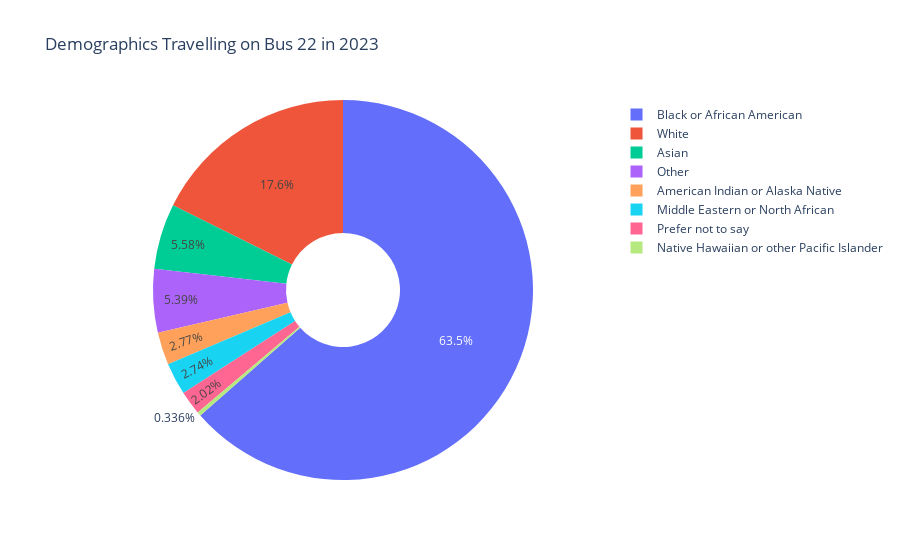
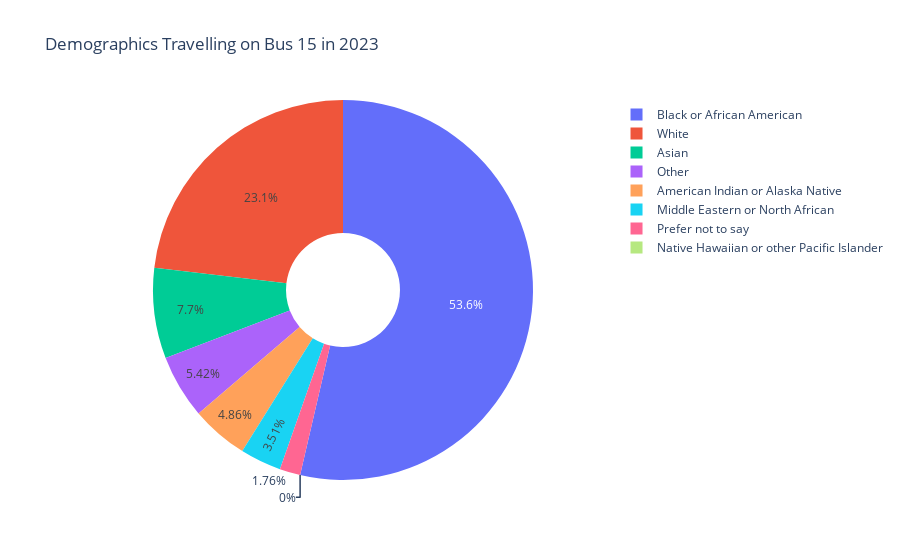
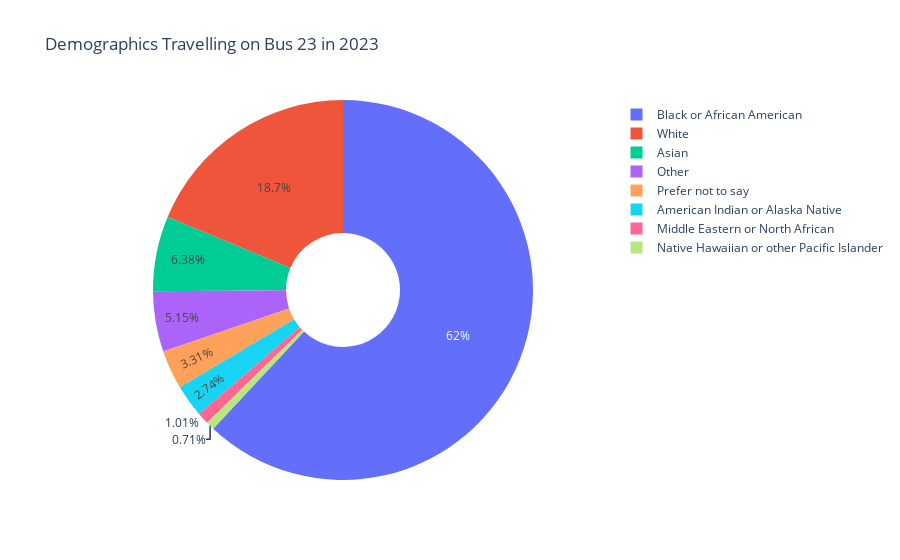
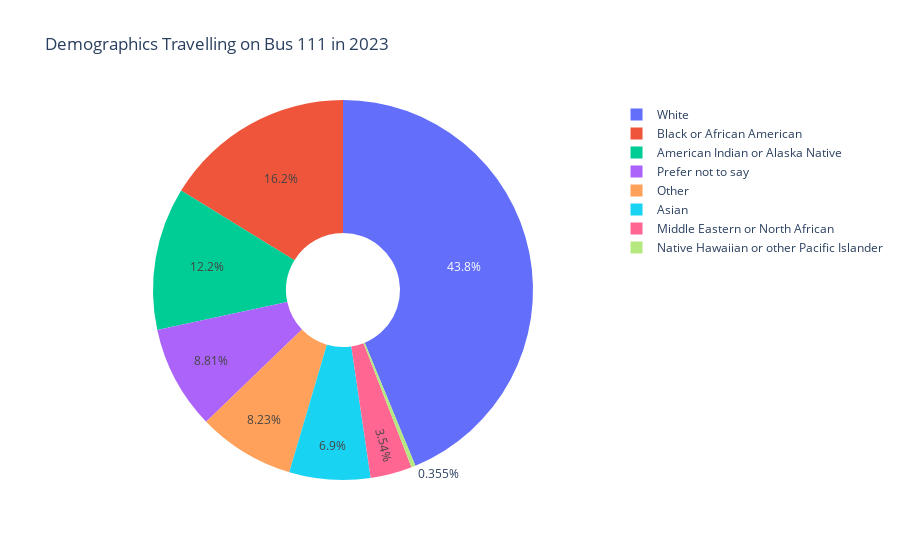

Notebook code cell kept with these figures, in order:
### Code cell
import matplotlib.pyplot as plt
import seaborn as sns
from adjustText import adjust_text  # Helps with label placement


plt.ioff()
for bus in important_routes:
    bus_data = data[data['reporting_group'] == bus]
    if len(bus_data) == 0:
        continue
    vals = bus_data['weighted_percent']
    labels = bus_data['category']
    
    fig, ax = plt.subplots(figsize=(8, 6))
    
    # Create the pie chart
    wedges, texts, autotexts = ax.pie(
        vals, labels=labels, autopct='%.0f%%', colors=sns.color_palette("rocket"),
        startangle=140, wedgeprops={'edgecolor': 'black'}
    )

    # Improve label placement
    for text in texts + autotexts:
        text.set_fontsize(10)  # Adjust font size
        text.set_bbox(dict(facecolor='white', alpha=0.6, edgecolor='none'))  # Background for visibility

    # Adjust text positions dynamically
    adjust_text(texts + autotexts, expand_text=(1.2, 1.5))

    # Title
    plt.title(f"Demographics Travelling on Bus {bus} in 2023", fontsize=14)

    # Save and show
    # plt.savefig(f"./Plots/Demographics_Survey/{bus}.png", dpi=300, bbox_inches='tight')

    fig_plotly = go.Figure(data=[go.Pie(labels=labels, values=vals, hole=.3)])
    fig_plotly.update_layout(
        title_text=f"Demographics Travelling on Bus {bus} in 2023",
    )
    fig_plotly.show()
    fig_plotly.write_html(f"./Plots/Demographics_Survey/{bus}.html")
    # plt.show()

### Figure 1 — Plotly figure (JSON) as saved in the notebook; plotly's stock layout.template omitted (floating-point values rounded to 4 significant figures)
{"data": [{"hole": 0.3, "labels": ["American Indian or Alaska Native", "Asian", "Black or African American", "Middle Eastern or North African", "Native Hawaiian or other Pacific Islander", "White", "Other", "Prefer not to say"], "type": "pie", "values": [0.03012, 0.06056, 0.6894, 0.02975, 0.003643, 0.1914, 0.05853, 0.02189]}], "layout": {"title": {"text": "Demographics Travelling on Bus 22 in 2023"}}}

### Figure 2 — Plotly figure (JSON) as saved in the notebook; plotly's stock layout.template omitted (floating-point values rounded to 4 significant figures)
{"data": [{"hole": 0.3, "labels": ["American Indian or Alaska Native", "Asian", "Black or African American", "Middle Eastern or North African", "Native Hawaiian or other Pacific Islander", "White", "Other", "Prefer not to say"], "type": "pie", "values": [0.05541, 0.08788, 0.612, 0.04003, 0.0, 0.264, 0.06183, 0.0201]}], "layout": {"title": {"text": "Demographics Travelling on Bus 15 in 2023"}}}

### Figure 3 — Plotly figure (JSON) as saved in the notebook; plotly's stock layout.template omitted (floating-point values rounded to 4 significant figures)
{"data": [{"hole": 0.3, "labels": ["Asian", "Black or African American", "Middle Eastern or North African", "Native Hawaiian or other Pacific Islander", "White", "Other", "Prefer not to say", "American Indian or Alaska Native"], "type": "pie", "values": [0.06963, 0.6762, 0.01101, 0.00775, 0.2042, 0.05624, 0.03611, 0.02995]}], "layout": {"title": {"text": "Demographics Travelling on Bus 23 in 2023"}}}

### Figure 4 — Plotly figure (JSON) as saved in the notebook; plotly's stock layout.template omitted (floating-point values rounded to 4 significant figures)
{"data": [{"hole": 0.3, "labels": ["American Indian or Alaska Native", "Asian", "Black or African American", "Middle Eastern or North African", "Native Hawaiian or other Pacific Islander", "White", "Other", "Prefer not to say"], "type": "pie", "values": [0.1391, 0.07893, 0.1858, 0.04051, 0.004064, 0.501, 0.09421, 0.1009]}], "layout": {"title": {"text": "Demographics Travelling on Bus 111 in 2023"}}}
